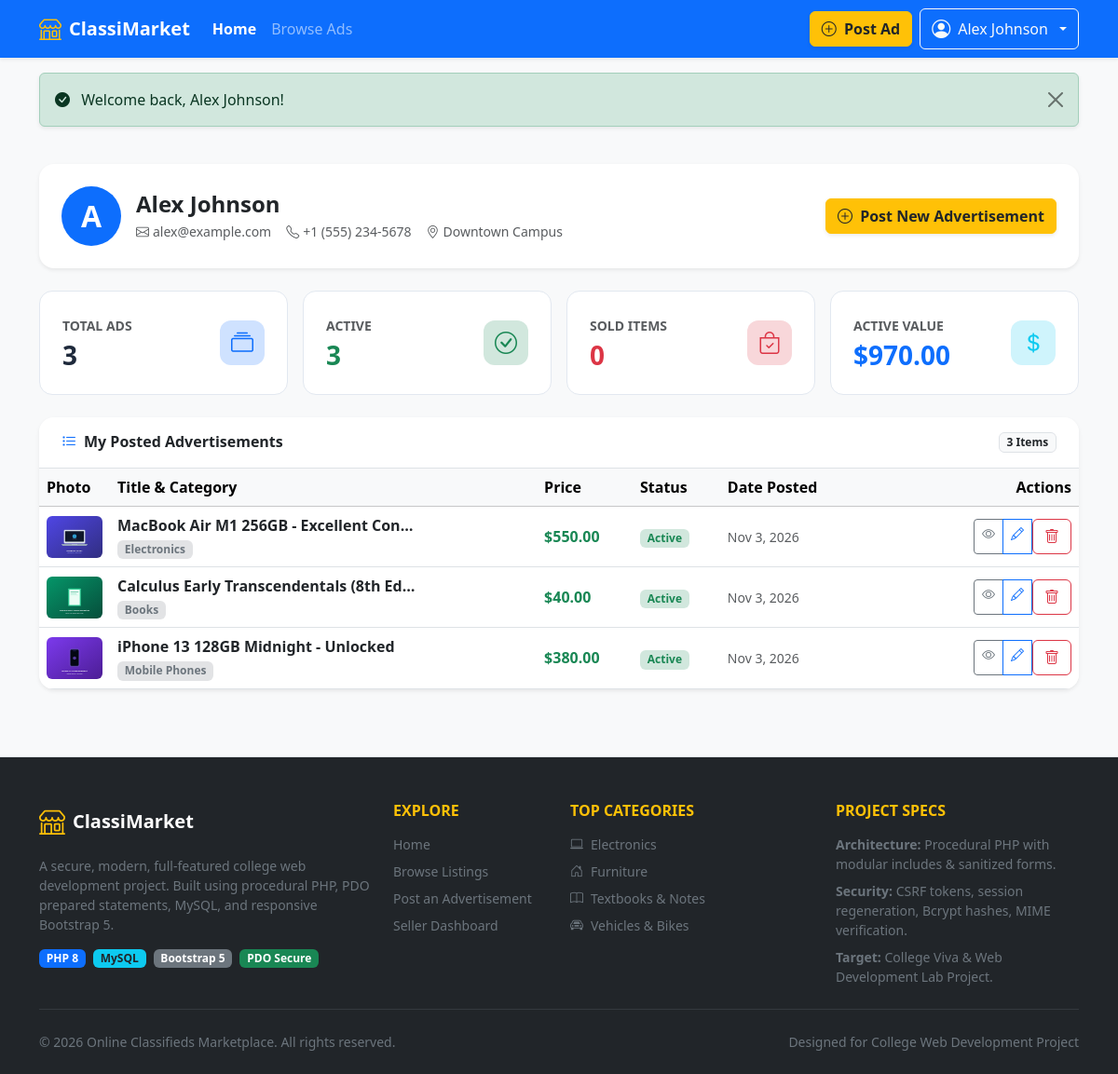
Page /dashboard/index.php (signed in) on the committed database.
### tables this page shows
CREATE TABLE IF NOT EXISTS `listings` (
  `id` INT AUTO_INCREMENT PRIMARY KEY,
  `user_id` INT NOT NULL,
  `category_id` INT NOT NULL,
  `title` VARCHAR(150) NOT NULL,
  `description` TEXT NOT NULL,
  `price` DECIMAL(10, 2) NOT NULL,
  `location` VARCHAR(100) NOT NULL,
  `image_path` VARCHAR(255) DEFAULT NULL,
  `status` ENUM('active', 'sold', 'archived') DEFAULT 'active',
  `created_at` TIMESTAMP DEFAULT CURRENT_TIMESTAMP,
  `updated_at` TIMESTAMP DEFAULT CURRENT_TIMESTAMP ON UPDATE CURRENT_TIMESTAMP,
  INDEX `idx_category` (`category_id`),
  INDEX `idx_user` (`user_id`),
  INDEX `idx_status` (`status`),
  CONSTRAINT `fk_listings_user` FOREIGN KEY (`user_id`) REFERENCES `users` (`id`) ON DELETE CASCADE,
  CONSTRAINT `fk_listings_category` FOREIGN KEY (`category_id`) REFERENCES `categories` (`id`) ON DELETE RESTRICT
);

CREATE TABLE IF NOT EXISTS `categories` (
  `id` INT AUTO_INCREMENT PRIMARY KEY,
  `name` VARCHAR(50) NOT NULL UNIQUE,
  `slug` VARCHAR(50) NOT NULL UNIQUE,
  `icon` VARCHAR(50) DEFAULT 'bi-tag',
  `description` VARCHAR(255) DEFAULT NULL
);

### includes/functions.php (called while the page is built, shortened)
<?php
function e(?string $value): string {
    return htmlspecialchars($value ?? '', ENT_QUOTES, 'UTF-8');
}
function base_url(string $path = ''): string {
    $scriptName = str_replace('\\', '/', $_SERVER['SCRIPT_NAME'] ?? '');
    $base = '/online-classifieds';
    $path = ltrim($path, '/');
    return $path ? "$base/$path" : $base;
}
function listing_image_url(?string $filename): string {
    if (!empty($filename)) {
        $path = __DIR__ . '/../uploads/listings/' . $filename;
        if (file_exists($path)) {
            return base_url('uploads/listings/' . $filename);
        }
    }
    return base_url('uploads/listings/default-placeholder.svg');
}
function format_price($amount): string {
    return '$' . number_format((float)$amount, 2);
}
function is_logged_in(): bool {
    return !empty($_SESSION['user_id']);
}
function current_user(): ?array {
    return [
        'id'       => $_SESSION['user_id'],
        'name'     => $_SESSION['user_name'] ?? 'User',
        'email'    => $_SESSION['user_email'] ?? '',
        'phone'    => $_SESSION['user_phone'] ?? '',
        'location' => $_SESSION['user_location'] ?? '',
    ];
}

### dashboard/index.php (the view, shortened to what this page needs)
<?php
require_once __DIR__ . '/../includes/header.php';
$pdo = get_db_connection();
$myListings = [];
$stats = [
    'total'  => 0,
    'active' => 0,
    'sold'   => 0,
    'value'  => 0.0,
];
if ($pdo) {
    try {
        $stmt = $pdo->prepare('
            SELECT l.*, c.name AS category_name
            FROM listings l
            JOIN categories c ON l.category_id = c.id
            WHERE l.user_id = :user_id
            ORDER BY l.created_at DESC
        ');
        $stmt->execute([':user_id' => $currentUser['id']]);
        $myListings = $stmt->fetchAll();
        foreach ($myListings as $item) {
            $stats['total']++;
            if ($item['status'] === 'active') {
                $stats['active']++;
                $stats['value'] += (float)$item['price'];
            } elseif ($item['status'] === 'sold') {
                $stats['sold']++;
            }
        }
    } catch (PDOException $e) {
        error_log('Dashboard error: ' . $e->getMessage());
    }
}
?>
<div class="container py-4">
  <div class="card border-0 shadow-sm rounded-4 p-4 mb-4 bg-white">
    <div class="d-flex flex-column flex-md-row justify-content-between align-items-md-center gap-3">
      <div class="d-flex align-items-center gap-3">
        <div class="rounded-circle bg-primary text-white d-flex align-items-center justify-content-center fs-2 fw-bold" style="width: 64px; height: 64px;">
          <?= strtoupper(substr($currentUser['name'], 0, 1)) ?>
        </div>
        <div>
          <h1 class="h4 fw-bold mb-1"><?= e($currentUser['name']) ?></h1>
          <div class="text-muted small d-flex flex-wrap gap-3">
            <span><i class="bi bi-envelope me-1"></i><?= e($currentUser['email']) ?></span>
            <?php if (!empty($currentUser['phone'])): ?>
              <span><i class="bi bi-telephone me-1"></i><?= e($currentUser['phone']) ?></span>
            <?php endif; ?>
            <?php if (!empty($currentUser['location'])): ?>
              <span><i class="bi bi-geo-alt me-1"></i><?= e($currentUser['location']) ?></span>
            <?php endif; ?>
          </div>
        </div>
      </div>
      <div>
        <a href="<?= base_url('listings/create.php') ?>" class="btn btn-warning text-dark fw-bold shadow-sm">
          <i class="bi bi-plus-circle me-1"></i> Post New Advertisement
        </a>
      </div>
    </div>
  </div>
  <div class="row g-3 mb-4">
    <div class="col-6 col-md-3">
      <div class="stat-card">
        <div class="d-flex align-items-center justify-content-between">
          <div>
            <span class="text-muted small text-uppercase fw-semibold">Total Ads</span>
            <h3 class="fw-bold mb-0 mt-1"><?= $stats['total'] ?></h3>
          </div>
          <div class="stat-icon bg-primary-subtle text-primary">
            <i class="bi bi-collection"></i>
          </div>
        </div>
      </div>
    </div>
    <div class="col-6 col-md-3">
      <div class="stat-card">
        <div class="d-flex align-items-center justify-content-between">
          <div>
            <span class="text-muted small text-uppercase fw-semibold">Active</span>
            <h3 class="fw-bold mb-0 mt-1 text-success"><?= $stats['active'] ?></h3>
          </div>
          <div class="stat-icon bg-success-subtle text-success">
            <i class="bi bi-check-circle"></i>
          </div>
        </div>
      </div>
    </div>
    <div class="col-6 col-md-3">
      <div class="stat-card">
        <div class="d-flex align-items-center justify-content-between">
          <div>
            <span class="text-muted small text-uppercase fw-semibold">Sold Items</span>
            <h3 class="fw-bold mb-0 mt-1 text-danger"><?= $stats['sold'] ?></h3>
          </div>
          <div class="stat-icon bg-danger-subtle text-danger">
            <i class="bi bi-bag-check"></i>
          </div>
        </div>
      </div>
    </div>
    <div class="col-6 col-md-3">
      <div class="stat-card">
        <div class="d-flex align-items-center justify-content-between">
          <div>
            <span class="text-muted small text-uppercase fw-semibold">Active Value</span>
            <h3 class="fw-bold mb-0 mt-1 text-primary"><?= format_price($stats['value']) ?></h3>
          </div>
          <div class="stat-icon bg-info-subtle text-info">
            <i class="bi bi-currency-dollar"></i>
          </div>
        </div>
      </div>
    </div>
  </div>
  <div class="card border-0 shadow-sm rounded-4 overflow-hidden bg-white">
    <div class="card-header bg-white py-3 px-4 d-flex justify-content-between align-items-center border-bottom">
      <h5 class="h6 fw-bold mb-0"><i class="bi bi-list-task me-2 text-primary"></i>My Posted Advertisements</h5>
      <span class="badge bg-light text-dark border"><?= count($myListings) ?> Items</span>
    </div>
    <?php if (!empty($myListings)): ?>
      <div class="table-responsive">
        <table class="table table-hover align-middle mb-0">
          <thead class="table-light">
            <tr>
              <th scope="col" style="width: 70px;">Photo</th>
              <th scope="col">Title & Category</th>
              <th scope="col">Price</th>
              <th scope="col">Status</th>
              <th scope="col">Date Posted</th>
              <th scope="col" class="text-end" style="min-width: 170px;">Actions</th>
            </tr>
          </thead>
          <tbody>
            <?php foreach ($myListings as $item): ?>
              <tr>
                <td>
                  <img src="<?= listing_image_url($item['image_path']) ?>" alt="<?= e($item['title']) ?>" class="rounded" style="width: 60px; height: 45px; object-fit: cover;">
                </td>
                <td>
                  <a href="<?= base_url('listings/view.php?id=' . (int)$item['id']) ?>" class="fw-semibold text-dark text-decoration-none d-block text-truncate" style="max-width: 320px;">
                    <?= e($item['title']) ?>
                  </a>
                  <span class="badge bg-secondary-subtle text-secondary small"><?= e($item['category_name']) ?></span>
                </td>
                <td class="fw-bold text-success">
                  <?= format_price($item['price']) ?>
                </td>
                <td>
                  <?php if ($item['status'] === 'active'): ?>
                    <span class="badge bg-success-subtle text-success">Active</span>
                  <?php elseif ($item['status'] === 'sold'): ?>
                    <span class="badge bg-danger-subtle text-danger">Sold</span>
                  <?php else: ?>
                    <span class="badge bg-secondary-subtle text-secondary">Archived</span>
                  <?php endif; ?>
                </td>
                <td class="small text-muted">
                  <?= date('M j, Y', strtotime($item['created_at'])) ?>
                </td>
                <td class="text-end">
                  <div class="btn-group btn-group-sm">
                    <a href="<?= base_url('listings/view.php?id=' . (int)$item['id']) ?>" class="btn btn-outline-secondary" title="View Ad">
                      <i class="bi bi-eye"></i>
                    </a>
                    <a href="<?= base_url('listings/edit.php?id=' . (int)$item['id']) ?>" class="btn btn-outline-primary" title="Edit Ad">
                      <i class="bi bi-pencil"></i>
                    </a>
                    <form action="<?= base_url('listings/delete.php') ?>" method="POST" class="d-inline" data-confirm="Are you sure you want to delete '<?= e($item['title']) ?>'?">
                      <button type="submit" class="btn btn-outline-danger" title="Delete Ad">
                        <i class="bi bi-trash"></i>
                      </button>
                    </form>
                  </div>
                </td>
              </tr>
            <?php endforeach; ?>
          </tbody>
        </table>
      </div>
    <?php endif; ?>
  </div>
</div>
<?php require_once __DIR__ . '/../includes/footer.php'; ?>

### assets/css/style.css (style rules this page uses)
:root { --primary-color: #2563eb; --primary-dark: #1d4ed8; --secondary-color: #475569; --accent-color: #f59e0b; --accent-hover: #d97706; --card-radius: 14px; }
body { font-family: system-ui, -apple-system, "Segoe UI", Roboto, "Helvetica Neue", Arial, sans-serif; color: #1e293b; background-color: #f8fafc; }
a { text-decoration: none; }
.stat-card { border-radius: var(--card-radius); border: 1px solid #e2e8f0; background: #ffffff; padding: 1.5rem; transition: transform 0.2s ease; }
.stat-icon { width: 48px; height: 48px; border-radius: 12px; display: flex; align-items: center; justify-content: center; font-size: 1.5rem; }

### rows in the picture
listings: location "Downtown Campus", image_path (picture), title "Calculus Early Transcendentals (8th Ed…", category.name "Books", price "$40.00", status "Active", created_at "Nov 3, 2026"
listings: image_path (picture), title "MacBook Air M1 256GB - Excellent Con…", category.name "Electronics", price "$550.00", status "Active", created_at "Nov 3, 2026"
listings: image_path (picture), title "iPhone 13 128GB Midnight - Unlocked", category.name "Mobile Phones", price "$380.00", status "Active", created_at "Nov 3, 2026"

### other values in the picture
$currentUser['name'] "Alex Johnson"
$flash['message'] "Welcome back, Alex Johnson!"
substr($currentUser['name'], 0, 1) "A"
$currentUser['email'] "alex@example.com"
$currentUser['phone'] "+1 (555) 234-5678"
$stats['total'] "3"
$stats['active'] "3"
$stats['sold'] "0"
format_price($stats['value']) "$970.00"
count($myListings) "3"
